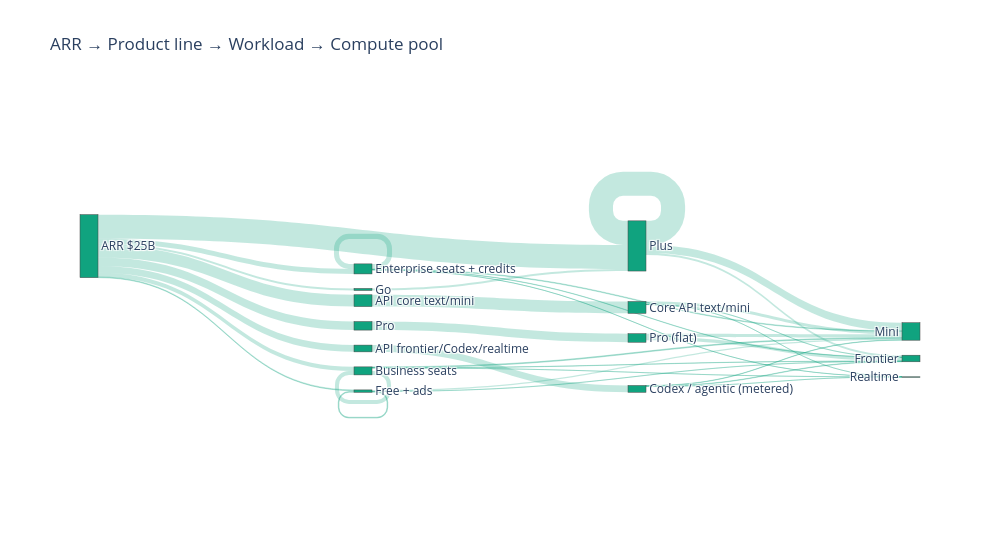

Write notebook code for a chart like this one.
### Markdown cell above
## 12. Stretch — driver tree, opportunity cost, cost decomposition, bootstrap NDR

### Code cell
# 12.1 Sankey driver tree (plotly)
nodes = ['ARR $25B'] + list(unit_econ['line']) + list(workload_revenue.keys()) + ['Mini', 'Frontier', 'Realtime']
node_idx = {n: i for i, n in enumerate(nodes)}

links_src, links_tgt, links_val, links_lbl = [], [], [], []
for _, r in unit_econ.iterrows():
    links_src.append(node_idx['ARR $25B'])
    links_tgt.append(node_idx[r.line])
    links_val.append(r.arr/1e9)
    links_lbl.append(dollars(r.arr))

# Map product lines to workloads (simplified)
line_to_workload = {
    'Free + ads': 'Free + ads', 'Go': 'Plus', 'Plus': 'Plus', 'Pro': 'Pro (flat)',
    'Business seats': 'Business seats', 'Enterprise seats + credits': 'Enterprise seats + credits',
    'API core text/mini': 'Core API text/mini',
    'API frontier/Codex/realtime': 'Codex / agentic (metered)',
}
for line, wkl in line_to_workload.items():
    arr = unit_econ.loc[unit_econ.line == line, 'arr'].iloc[0]
    links_src.append(node_idx[line])
    links_tgt.append(node_idx[wkl])
    links_val.append(arr/1e9)

# Workload → token mix (using cost weighting as proxy)
for wkl, mix in WORKLOAD_TOKEN_MIX.items():
    cost = roi.loc[roi.workload == wkl, 'compute_cost'].iloc[0] / 1e9
    for tier_name, tier_key in [('Mini', 'mini'), ('Frontier', 'frontier'), ('Realtime', 'realtime')]:
        if mix[tier_key] > 0:
            links_src.append(node_idx[wkl])
            links_tgt.append(node_idx[tier_name])
            links_val.append(cost * mix[tier_key])

fig = go.Figure(go.Sankey(
    node=dict(label=nodes, pad=15, thickness=18, color=PALETTE['green']),
    link=dict(source=links_src, target=links_tgt, value=links_val, color='rgba(16,163,127,0.25)'),
))
fig.update_layout(title='ARR → Product line → Workload → Compute pool', height=560, width=1000)
fig.show()

### Figure 1 — Plotly figure (JSON) as saved in the notebook; plotly's stock layout.template omitted (floating-point values rounded to 4 significant figures)
{"data": [{"link": {"color": "rgba(16,163,127,0.25)", "source": [0, 0, 0, 0, 0, 0, 0, 0, 15, 2, 13, 4, 11, 10, 7, 8, 9, 9, 9, 10, 10, 10, 11, 11, 11, 12, 12, 12, 13, 13, 14, 14, 15, 15], "target": [15, 2, 13, 4, 11, 10, 7, 8, 15, 13, 13, 14, 11, 10, 9, 12, 16, 17, 18, 16, 17, 18, 16, 17, 18, 16, 17, 18, 16, 17, 16, 17, 16, 17], "value": [0.3, 0.8, 9.6, 3.4, 1.6, 2.0, 4.7, 2.7, 0.3, 0.8, 9.6, 3.4, 1.6, 2.0, 4.7, 2.7, 1.142, 0.04809, 0.01202, 0.2585, 0.1193, 0.01988, 0.3187, 0.08498, 0.02125, 0.1334, 0.1834, 0.01667, 3.192, 0.798, 1.328, 1.328, 0.5829, 0.06477]}, "node": {"color": "#10a37f", "label": ["ARR $25B", "Free + ads", "Go", "Plus", "Pro", "Business seats", "Enterprise seats + credits", "API core text/mini", "API frontier/Codex/realtime", "Core API text/mini", "Enterprise seats + credits", "Business seats", "Codex / agentic (metered)", "Plus", "Pro (flat)", "Free + ads", "Mini", "Frontier", "Realtime"], "pad": 15, "thickness": 18}, "type": "sankey"}], "layout": {"height": 560, "title": {"text": "ARR → Product line → Workload → Compute pool"}, "width": 1000}}
